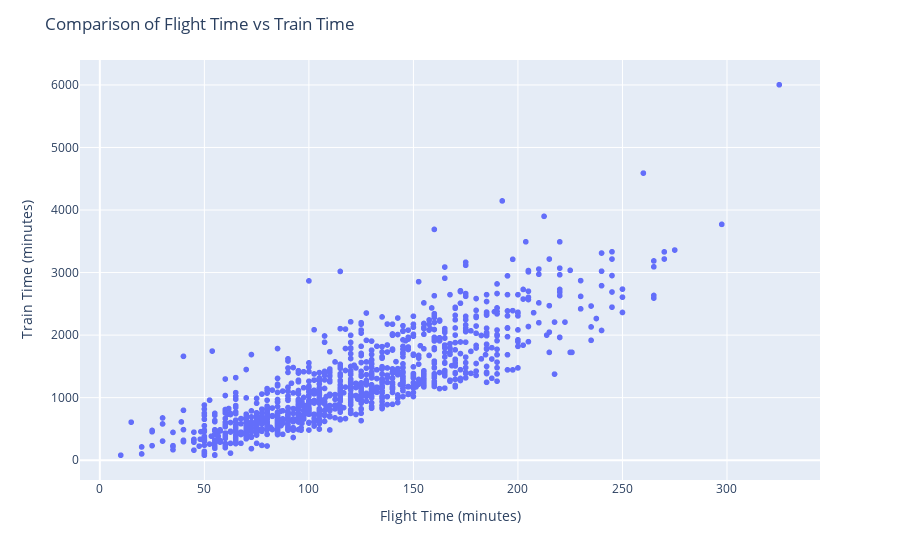

Notebook code cell kept with this figure:
### Code cell
scatter_fig = px.scatter(merged_data, x='flight_time', y='train_time', hover_data=['city1', 'city2'])
scatter_fig.update_layout(title='Comparison of Flight Time vs Train Time', xaxis_title='Flight Time (minutes)', yaxis_title='Train Time (minutes)')
scatter_fig.show()

### Figure 1 — Plotly figure (JSON) as saved in the notebook; plotly's stock layout.template omitted (floating-point values rounded to 4 significant figures; data arrays with more than 128 entries replaced by an {"elided": "..."} marker saying what was removed)
{"data": [{"customdata": {"elided": "1122x2 str values"}, "hovertemplate": "flight_time=%{x}<br>train_time=%{y}<br>city1=%{customdata[0]}<br>city2=%{customdata[1]}<extra></extra>", "legendgroup": "", "marker": {"color": "#636efa", "symbol": "circle"}, "mode": "markers", "name": "", "showlegend": false, "type": "scattergl", "x": {"elided": "1122 float values"}, "xaxis": "x", "y": {"elided": "1122 float values"}, "yaxis": "y"}], "layout": {"legend": {"tracegroupgap": 0}, "margin": {"t": 60}, "title": {"text": "Comparison of Flight Time vs Train Time"}, "xaxis": {"anchor": "y", "domain": [0, 1], "title": {"text": "Flight Time (minutes)"}}, "yaxis": {"anchor": "x", "domain": [0, 1], "title": {"text": "Train Time (minutes)"}}}}
